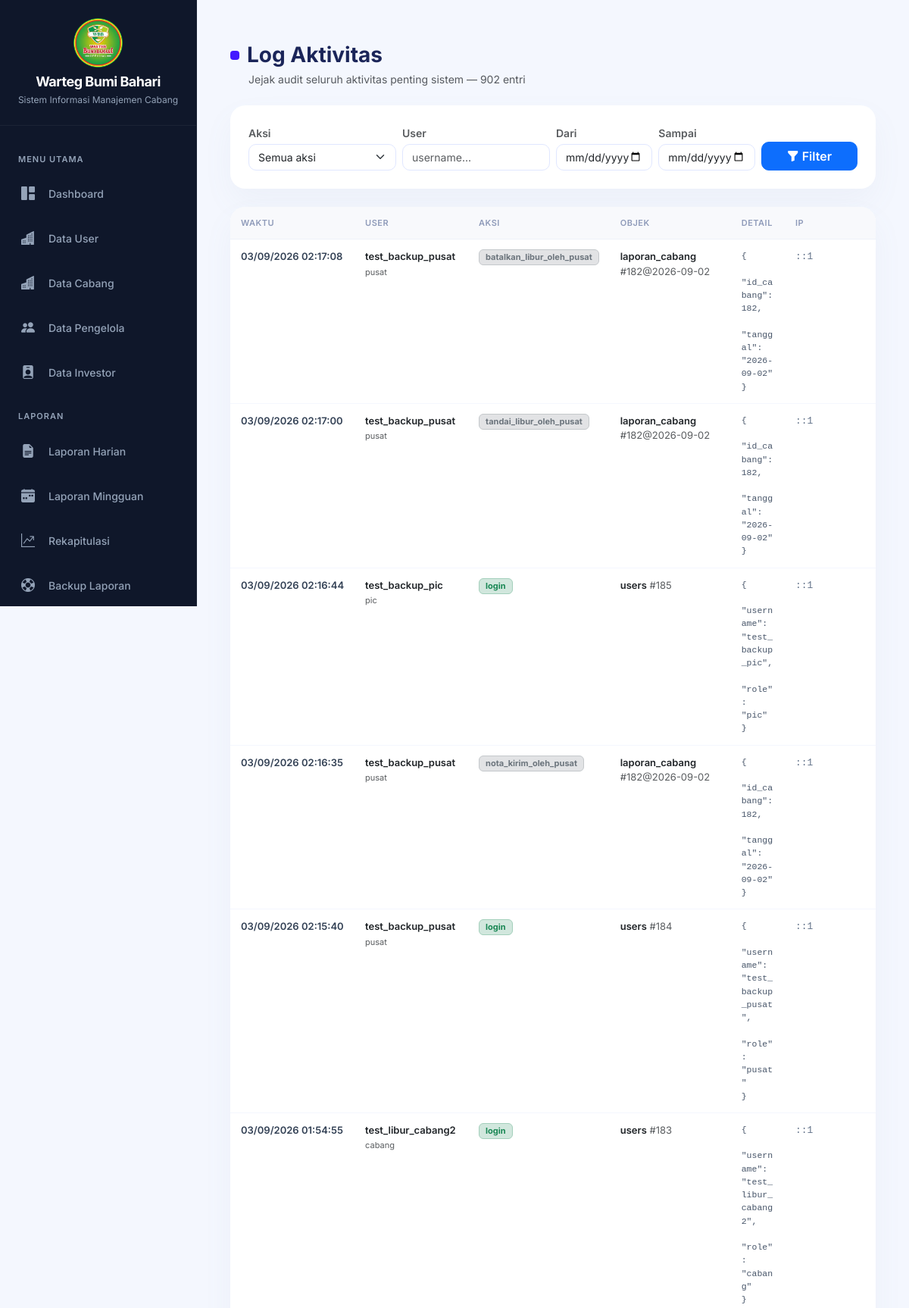
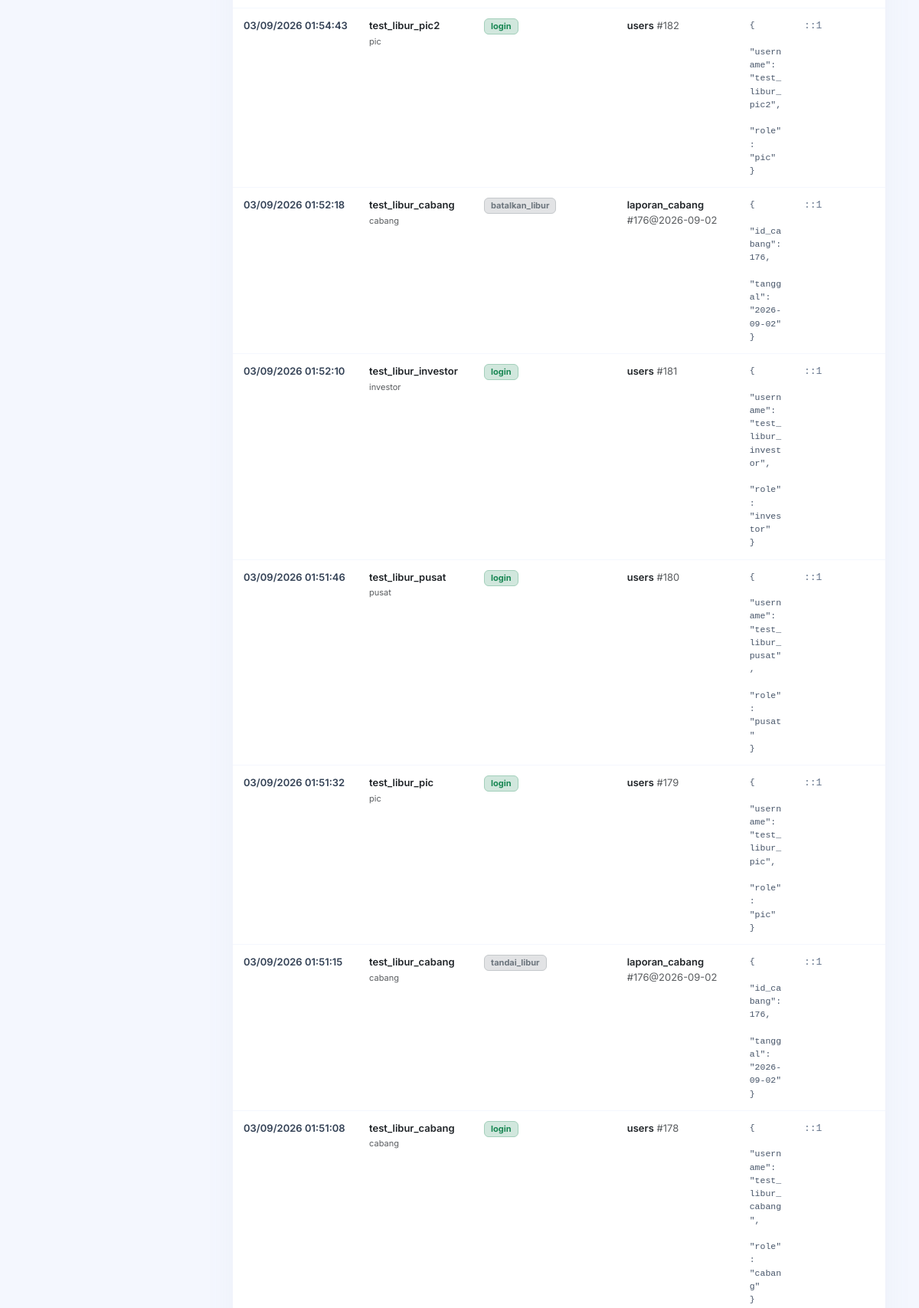
/admin_pusat/audit_log.php (signed in, upper part), run on the app's committed database (2 pictures, top to bottom).
### tables this page shows
CREATE TABLE `audit_log` (
  `id` bigint(20) NOT NULL AUTO_INCREMENT,
  `waktu` datetime NOT NULL DEFAULT current_timestamp(),
  `user_id` int(11) DEFAULT NULL,
  `username` varchar(50) DEFAULT NULL,
  `role` varchar(20) DEFAULT NULL,
  `aksi` varchar(60) NOT NULL,
  `tabel` varchar(40) DEFAULT NULL,
  `record_id` varchar(60) DEFAULT NULL,
  `detail` text DEFAULT NULL,
  `ip` varchar(45) DEFAULT NULL,
  `user_agent` varchar(255) DEFAULT NULL,
  PRIMARY KEY (`id`),
  KEY `idx_audit_waktu` (`waktu`),
  KEY `idx_audit_user` (`user_id`),
  KEY `idx_audit_tabel` (`tabel`,`record_id`),
  KEY `idx_audit_aksi` (`aksi`)
);

### config/koneksi.php (called while the page is built, shortened)
<?php
if (!function_exists('h')) {
    function h($string): string
    {
        return htmlspecialchars((string) ($string ?? ''), ENT_QUOTES, 'UTF-8');
    }
}

### admin_pusat/audit_log.php (the view, shortened to what this page needs)
<?php
require '../config/koneksi.php';
include 'sidebar_pusat.php';
$f_user  = trim($_GET['user'] ?? '');
$f_dari  = preg_match('/^\d{4}-\d{2}-\d{2}$/', $_GET['dari'] ?? '')  ? $_GET['dari']  : '';
$f_sampai = preg_match('/^\d{4}-\d{2}-\d{2}$/', $_GET['sampai'] ?? '') ? $_GET['sampai'] : '';
$where  = "WHERE 1=1";
$params = [];
$types  = "";
$limit  = 25;
$page   = max(1, (int) ($_GET['page'] ?? 1));
$offset = ($page - 1) * $limit;
$sc = $conn->prepare("SELECT COUNT(*) t FROM audit_log $where");
$sc->execute();
$total = (int) $sc->get_result()->fetch_assoc()['t'];
$sql = "SELECT * FROM audit_log $where ORDER BY id DESC LIMIT ? OFFSET ?";
$st  = $conn->prepare($sql);
$bt  = $types . "ii";
$bp  = array_merge($params, [$limit, $offset]);
$st->bind_param($bt, ...$bp);
$st->execute();
$rows = $st->get_result();
function badge_aksi(string $a): string
{
    $c = 'secondary';
    if (str_contains($a, 'hapus')) $c = 'danger';
    elseif (str_contains($a, 'tambah') || $a === 'login') $c = 'success';
    elseif (str_contains($a, 'edit') || str_contains($a, 'ganti')) $c = 'warning';
    elseif (str_contains($a, 'gagal') || str_contains($a, 'ditolak')) $c = 'danger';
    elseif ($a === 'logout') $c = 'secondary';
    return '<span class="badge bg-' . $c . '-subtle text-' . $c . ' border border-' . $c . '-subtle px-2 py-1" style="font-size:11px;">' . h($a) . '</span>';
}
?>
<link rel="stylesheet" href="https://cdn.jsdelivr.net/npm/bootstrap-icons@1.11.3/font/bootstrap-icons.min.css">
<div class="container-fluid py-4">
    <div class="d-flex align-items-center mb-1">
        <span class="title-mark"></span>
        <h3 class="fw-bold mb-0" style="color:#1b2559;">Log Aktivitas</h3>
    </div>
    <span class="text-muted small ms-4 d-block mb-4">Jejak audit seluruh aktivitas penting sistem &mdash; <?= number_format($total) ?> entri</span>
    <div class="card saas-card mb-4">
        <div class="card-body p-3 p-md-4">
            <form method="GET" class="al-form row g-2 align-items-end">
                <div class="col-6 col-md-3">
                    <label class="form-label small fw-semibold text-muted mb-1">Aksi</label>
                    <select name="aksi" class="form-select">
                        <option value="">Semua aksi</option>
                    </select>
                </div>
                <div class="col-6 col-md-3">
                    <label class="form-label small fw-semibold text-muted mb-1">User</label>
                    <input type="text" name="user" value="<?= h($f_user) ?>" class="form-control" placeholder="username...">
                </div>
                <div class="col-6 col-md-2">
                    <label class="form-label small fw-semibold text-muted mb-1">Dari</label>
                    <input type="date" name="dari" value="<?= h($f_dari) ?>" class="form-control">
                </div>
                <div class="col-6 col-md-2">
                    <label class="form-label small fw-semibold text-muted mb-1">Sampai</label>
                    <input type="date" name="sampai" value="<?= h($f_sampai) ?>" class="form-control">
                </div>
                <div class="col-12 col-md-2 d-flex gap-2">
                    <button class="btn btn-primary w-100 fw-semibold" style="border-radius:10px;"><i class="bi bi-funnel-fill me-1"></i>Filter</button>
                </div>
            </form>
        </div>
    </div>
    <div class="card saas-card overflow-hidden">
        <div class="table-responsive">
            <table class="al-table">
                <thead>
                    <tr>
                        <th style="width:150px;">Waktu</th>
                        <th style="width:150px;">User</th>
                        <th style="width:150px;">Aksi</th>
                        <th style="width:160px;">Objek</th>
                        <th>Detail</th>
                        <th style="width:120px;">IP</th>
                    </tr>
                </thead>
                <tbody>
                    <?php if ($rows->num_rows === 0): ?>
                        <tr><td colspan="6" class="text-center text-muted py-5"><i class="bi bi-inbox fs-3 d-block mb-2"></i>Tidak ada log</td></tr>
                    <?php else: while ($r = $rows->fetch_assoc()): ?>
                        <tr>
                            <td data-label="Waktu" class="al-time"><?= date('d/m/Y H:i:s', strtotime($r['waktu'])) ?></td>
                            <td data-label="User">
                                <?php if ($r['username']): ?>
                                    <span class="fw-semibold"><?= h($r['username']) ?></span><br>
                                    <span class="text-muted" style="font-size:11px;"><?= h($r['role'] ?? '-') ?></span>
                                <?php else: ?>
                                    <span class="text-muted">&mdash;</span>
                                <?php endif; ?>
                            </td>
                            <td data-label="Aksi"><?= badge_aksi($r['aksi']) ?></td>
                            <td data-label="Objek">
                                <?php if ($r['tabel']): ?>
                                    <span class="fw-semibold text-dark"><?= h($r['tabel']) ?></span>
                                    <?php if ($r['record_id'] !== null && $r['record_id'] !== ''): ?>
                                        <span class="text-muted">#<?= h($r['record_id']) ?></span>
                                    <?php endif; ?>
                                <?php else: ?>
                                    <span class="text-muted">&mdash;</span>
                                <?php endif; ?>
                            </td>
                            <td data-label="Detail">
                                <?php if ($r['detail']): ?>
                                    <div class="al-detail"><?php
                                        $j = json_decode($r['detail'], true);
                                        echo h($j !== null ? json_encode($j, JSON_PRETTY_PRINT | JSON_UNESCAPED_UNICODE | JSON_UNESCAPED_SLASHES) : $r['detail']);
                                    ?></div>
                                <?php else: ?>
                                    <span class="text-muted">&mdash;</span>
                                <?php endif; ?>
                            </td>
                            <td data-label="IP" class="al-ip"><?= h($r['ip'] ?? '-') ?></td>
                        </tr>
                    <?php endwhile; endif; ?>
                </tbody>
            </table>
        </div>
    </div>
</div>

### admin_pusat/sidebar_pusat.php (style rules this page uses)
:root { --sidebar-bg: #0f172a; --sidebar-hover: rgba(59, 130, 246, 0.15); --sidebar-active: linear-gradient(90deg, #3b82f6 0%, #2563eb 100%); --text-muted: #94a3b8; --content-bg: #f8fafc; }
* { font-family: 'Inter', sans-serif; }
body { background: var(--content-bg); }

### admin_pusat/audit_log.php (style rules this page uses)
body { background-color: #f4f7fe !important; font-family: 'Plus Jakarta Sans', sans-serif !important; color: #1b2559; }
.saas-card { background: #fff; border: none !important; border-radius: 20px !important; box-shadow: 0 18px 40px rgba(112,144,176,.06) !important; }
.title-mark { width: 12px; height: 12px; background: #4318ff; border-radius: 4px; display: inline-block; margin-right: 10px; }
.al-form .form-control, .al-form .form-select { border-radius: 10px; border: 1px solid #e0e7ff; font-size: 14px; }
.al-table { width: 100%; margin: 0; }
.al-table thead th { background: #f8f9fc; color: #8f9bba; font-size: 11px; text-transform: uppercase; letter-spacing: .5px; font-weight: 600; padding: 13px 14px; border-bottom: 1px solid #eef2f9; white-space: nowrap; }
.al-table tbody td { padding: 13px 14px; border-bottom: 1px solid #f4f7fe; font-size: 13px; vertical-align: top; }
.al-detail { font-family: ui-monospace, SFMono-Regular, Menlo, monospace; font-size: 11.5px; color: #475569; white-space: pre-wrap; word-break: break-word; max-width: 420px; }
.al-time { white-space: nowrap; font-weight: 600; color: #334155; }
.al-ip { font-family: ui-monospace, monospace; font-size: 11.5px; color: #64748b; }

### data on the page
audit_log: waktu "03/09/2026 02:17:08", username "test_backup_pusat", role "pusat", aksi "batalkan_libur_oleh_pusat", tabel "laporan_cabang", record "182@2026-09-02", detail "{ \"id_cabang\": 182, \"tanggal\": \"2026-09-02\" }", ip "::1"
audit_log: waktu "03/09/2026 02:17:00", username "test_backup_pusat", role "pusat", aksi "tandai_libur_oleh_pusat", tabel "laporan_cabang", record "182@2026-09-02", detail "{ \"id_cabang\": 182, \"tanggal\": \"2026-09-02\" }", ip "::1"
audit_log: waktu "03/09/2026 02:16:44", username "test_backup_pic", role "pic", aksi "login", tabel "users", record "185", detail "{ \"username\": \"test_backup_pic\", \"role\": \"pic\" }", ip "::1"
audit_log: waktu "03/09/2026 02:16:35", username "test_backup_pusat", role "pusat", aksi "nota_kirim_oleh_pusat", tabel "laporan_cabang", record "182@2026-09-02", detail "{ \"id_cabang\": 182, \"tanggal\": \"2026-09-02\" }", ip "::1"
audit_log: waktu "03/09/2026 02:15:40", username "test_backup_pusat", role "pusat", aksi "login", tabel "users", record "184", detail "{ \"username\": \"test_backup_pusat\", \"role\": \"pusat\" }", ip "::1"
audit_log: waktu "03/09/2026 01:54:55", username "test_libur_cabang2", role "cabang", aksi "login", tabel "users", record "183", detail "{ \"username\": \"test_libur_cabang2\", \"role\": \"cabang\" }", ip "::1"
audit_log: waktu "03/09/2026 01:54:43", username "test_libur_pic2", role "pic", aksi "login", tabel "users", record "182", detail "{ \"username\": \"test_libur_pic2\", \"role\": \"pic\" }", ip "::1"
audit_log: waktu "03/09/2026 01:52:18", username "test_libur_cabang", role "cabang", aksi "batalkan_libur", tabel "laporan_cabang", record "176@2026-09-02", detail "{ \"id_cabang\": 176, \"tanggal\": \"2026-09-02\" }", ip "::1"
audit_log: waktu "03/09/2026 01:52:10", username "test_libur_investor", role "investor", aksi "login", tabel "users", record "181", detail "{ \"username\": \"test_libur_investor\", \"role\": \"investor\" }", ip "::1"
audit_log: waktu "03/09/2026 01:51:46", username "test_libur_pusat", role "pusat", aksi "login", tabel "users", record "180", detail "{ \"username\": \"test_libur_pusat\", \"role\": \"pusat\" }", ip "::1"
audit_log: waktu "03/09/2026 01:51:32", username "test_libur_pic", role "pic", aksi "login", tabel "users", record "179", detail "{ \"username\": \"test_libur_pic\", \"role\": \"pic\" }", ip "::1"
audit_log: waktu "03/09/2026 01:51:15", username "test_libur_cabang", role "cabang", aksi "tandai_libur", tabel "laporan_cabang", record "176@2026-09-02", detail "{ \"id_cabang\": 176, \"tanggal\": \"2026-09-02\" }", ip "::1"
audit_log: waktu "03/09/2026 01:51:08", username "test_libur_cabang", role "cabang", aksi "login", tabel "users", record "178", detail "{ \"username\": \"test_libur_cabang\", \"role\": \"cabang\" }", ip "::1"

### other printed values
$total "902"
